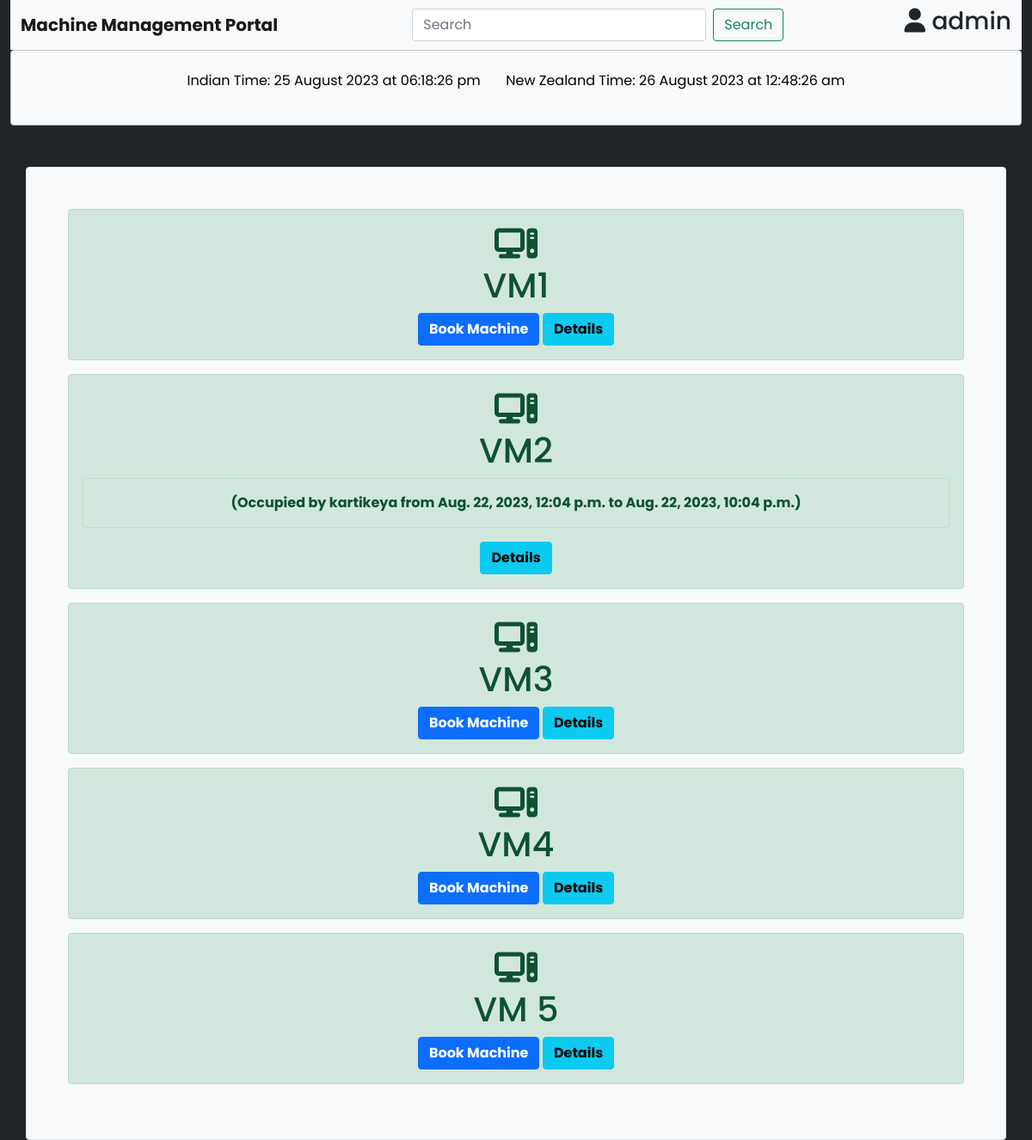
Page / (signed in) on the earlier database version.
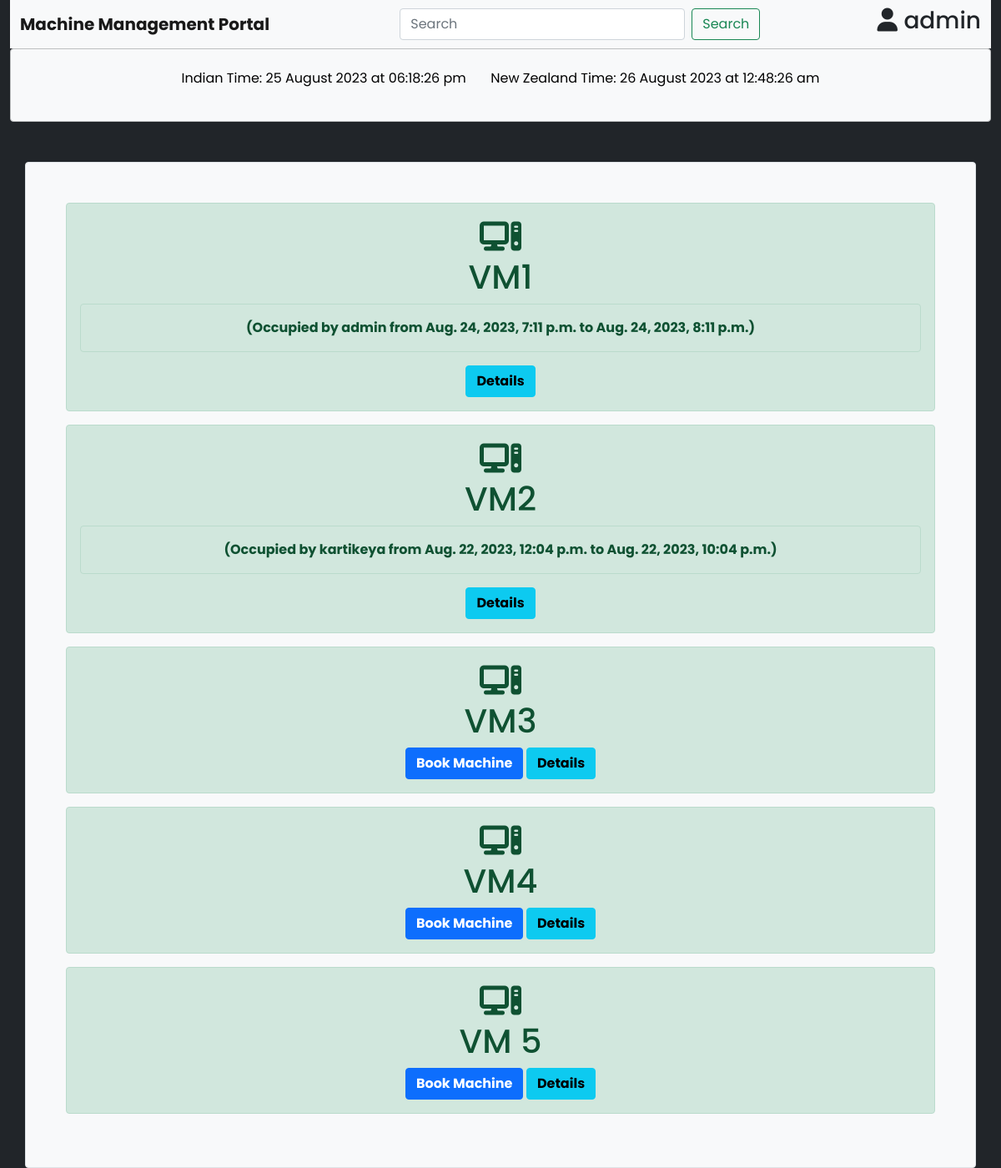
Same page on the later database version.
### machines/models.py (models this page shows, shortened)
class Machine(models.Model):
    name = models.CharField(max_length=100)
    discription = models.TextField(null=True, max_length=500)
    user = models.ForeignKey(User, on_delete=models.SET_NULL, null=True, blank=True)
    start_time = models.DateTimeField(null=True, blank=True)
    end_time = models.DateTimeField(null=True, blank=True)
    timestamp = models.DateTimeField(auto_now=True)
    status = models.BooleanField(default=True)  # True for free, False for occupied
    purpose = models.TextField(blank=True)

### machines/views.py (the view)
# urls.py: path('', views.machine_list, name='machine_list'),
@login_required
def machine_list(request):
    search_query = request.GET.get('search')
    machines = Machine.objects.filter(name__icontains=search_query) if search_query else Machine.objects.all()
    context = {
        'machines': machines,
    }
    return render(request, 'machines/machine_list.html', context)

### machines/templates/machines/machine_list.html (shortened to what this page needs)
{% load static %}
<!DOCTYPE html>
<html lang="en">
<head>
    <link href="https://cdn.jsdelivr.net/npm/bootstrap@5.0.2/dist/css/bootstrap.min.css" rel="stylesheet"
>
    <link rel="stylesheet" href="https://cdnjs.cloudflare.com/ajax/libs/font-awesome/6.4.2/css/all.min.css" />
</head>
<body class="bg-body-tertiary bg-dark">
    {% block content %}
    <div class = "container-fluid">
        <nav class="navbar navbar-expand-lg navbar-light bg-light">
            <div class="container-fluid">
              <div class = "navbar-float-left"><a class="navbar-brand" href="#"><b>Machine Management Portal</b></a></div>
              <div class="navbar-float-right" id="navbarSupportedContent">
                <form class="d-flex" method="get" action="{% url 'machine_list' %}">
                  <input class="form-control me-2" type="search" name = "search" placeholder="Search" aria-label="Search">
                  <button class="btn btn-outline-success" type="submit">Search</button>
                </form>
              </div>
                <div class="dropdown">
                    <div class="" data-bs-toggle="dropdown">
                        <h3>
                        <i class="fa-solid fa-user"> </i> {{ request.user }}
                        </h3>
                    </div >
                </div>
        </nav>
        <main >
                 <div class="alert alert-dark text-center mb-3  bg-light ">
                     <b>
            <button type="button" class="btn btn-light  "><p>Indian Time: <span id="indianTimeAndDate"></span></p>
                 </button>
        <button type="button" class="btn btn-light  ">
                <p>New Zealand Time: <span id="newZealandTime"></span></p>
                 </p></button>
                     </b>
                 </div>
            <b>
             <div class="container mt-5 p-5 border rounded bg-light ">
                {% for machine in machines %}
                    <div class = "machines_list">
                         <div class="alert alert-success text-center mb-3 ">
                            <h1><i class="fa-solid fa-computer"></i>  <br>  {{ machine.name }}</h1>
                        {% if machine.status %}
                                <a href="{% url 'book_machine' machine.id %}" class="btn btn-primary" name="Active"><b>Book Machine</b></a>
                                <a href="{% url 'machine_detail' machine.id %}" class="btn btn-info" name="Inactive"><b>Details</b></a>
                        {% else %}
                             <div class="alert alert-success">
                            (Occupied by {{ machine.user }} from {{ machine.start_time|date:"DATETIME_FORMAT" }} to {{ machine.end_time|date:"DATETIME_FORMAT" }})
                                 </div>
                             <a href="{% url 'machine_detail' machine.id %}" class="btn btn-info" name="Inactive"><b>Details</b></a>
                        {% endif %}
                              </div>
                    </div>
                {% empty %}
                <h2><center>No Results Found</center></h2>
                {% endfor %}
            </div>
            </b>
        </main>
</div>
    {% endblock %}
</body>
</html>

Differences in the rows shown:
changed Machine "VM1": user (not shown) → "admin"; start_time (not shown) → "Aug. 24, 2023, 7:11 p.m."; end_time (not shown) → "Aug. 24, 2023, 8:11 p.m."; status "Book Machine" → "(Occupied by from to )"
